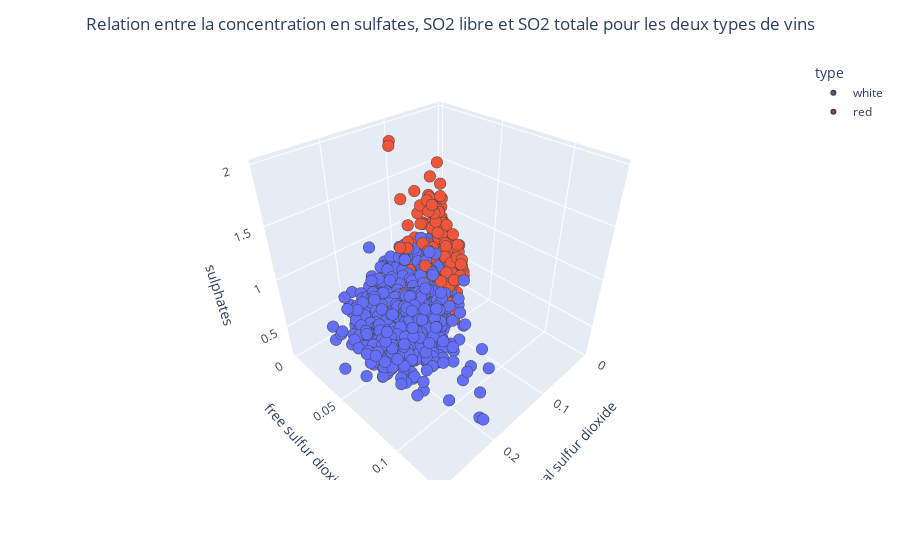

This figure's notebook cell:
### Markdown cell above
On observe qu'on commence à avoir une séparation intéréssante avec les relations entre "free sulfur dioxide" et "total sulfur dioxide" et entre "sulpahtes" et "total sulfur dioxide". Maitenant regardons la surface 3D entrela concentration en sulfates, SO2 libre et SO2 totale.

### Code cell
fig = px.scatter_3d(
    train_set,
    x="total sulfur dioxide",
    y="free sulfur dioxide",
    z="sulphates",
    color="type",
)
fig.update_traces(
    marker=dict(size=4, line=dict(width=2)),
    selector=dict(mode="markers"),
)
fig.update_layout(
    title_text="Relation entre la concentration en sulfates, SO2 libre et SO2 totale pour les deux types de vins",
    title_x=0.5,
)

### Figure 1 — Plotly figure (JSON) as saved in the notebook; plotly's stock layout.template omitted (floating-point values rounded to 4 significant figures; data arrays with more than 128 entries replaced by an {"elided": "..."} marker saying what was removed)
{"data": [{"hovertemplate": "type=white<br>total sulfur dioxide=%{x}<br>free sulfur dioxide=%{y}<br>sulphates=%{z}<extra></extra>", "legendgroup": "white", "marker": {"color": "#636efa", "line": {"width": 2}, "size": 4, "symbol": "circle"}, "mode": "markers", "name": "white", "scene": "scene", "showlegend": true, "type": "scatter3d", "x": {"elided": "3903 float values"}, "y": {"elided": "3903 float values"}, "z": {"elided": "3903 float values"}}, {"hovertemplate": "type=red<br>total sulfur dioxide=%{x}<br>free sulfur dioxide=%{y}<br>sulphates=%{z}<extra></extra>", "legendgroup": "red", "marker": {"color": "#EF553B", "line": {"width": 2}, "size": 4, "symbol": "circle"}, "mode": "markers", "name": "red", "scene": "scene", "showlegend": true, "type": "scatter3d", "x": {"elided": "1251 float values"}, "y": {"elided": "1251 float values"}, "z": {"elided": "1251 float values"}}], "layout": {"legend": {"title": {"text": "type"}, "tracegroupgap": 0}, "margin": {"t": 60}, "scene": {"domain": {"x": [0, 1], "y": [0, 1]}, "xaxis": {"title": {"text": "total sulfur dioxide"}}, "yaxis": {"title": {"text": "free sulfur dioxide"}}, "zaxis": {"title": {"text": "sulphates"}}}, "title": {"text": "Relation entre la concentration en sulfates, SO2 libre et SO2 totale pour les deux types de vins", "x": 0.5}}}
